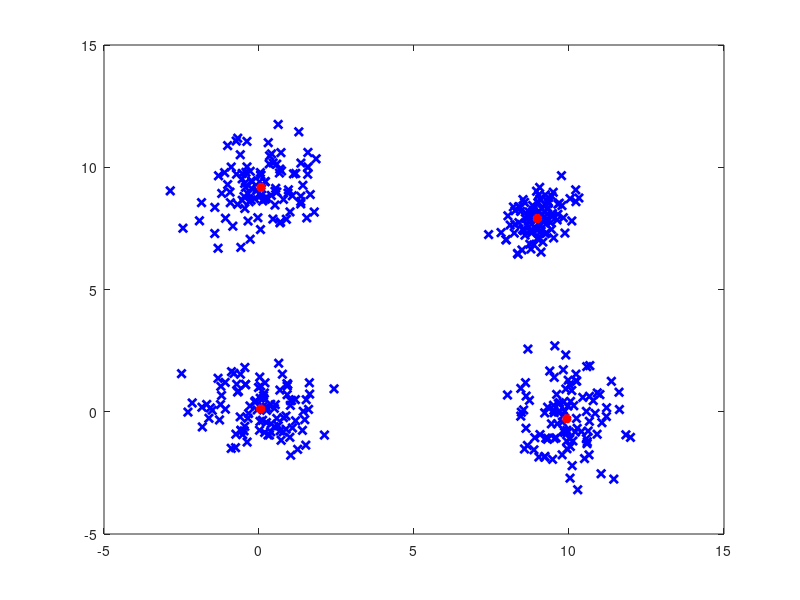
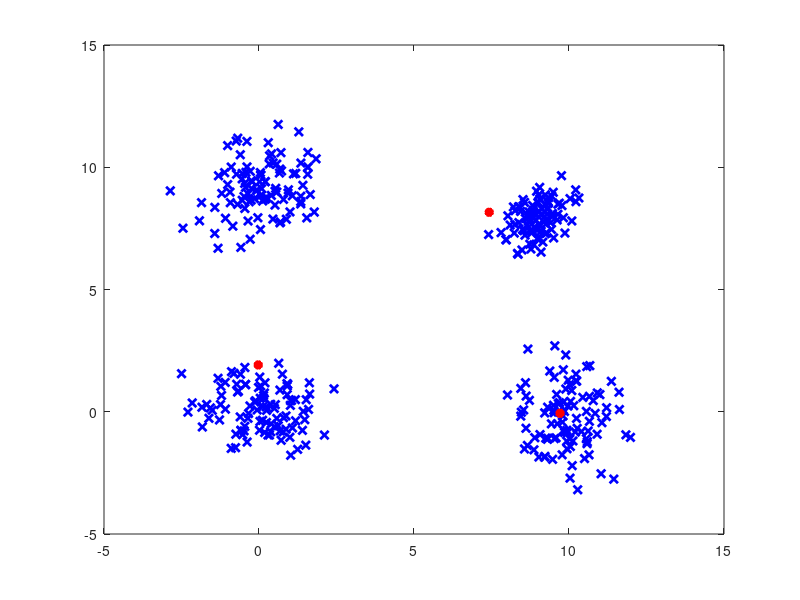
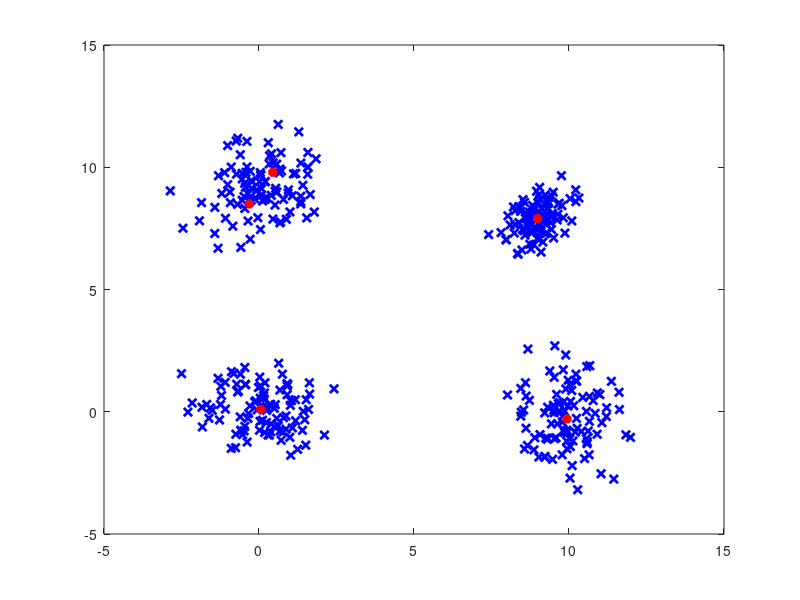

Write the MATLAB code that produced these figures, in order.
m1=[0;0];
m2=[10;0];
m3=[0;9];
m4=[9;8];
S1=eye(2);
S2=[1 0.2;0.2 1.5];
S3=[1 0.4;0.4 1.1];
S4=[0.3 0.2;0.2 0.5];

N=100;

randn('seed',0);

mat1=mvnrnd(m1,S1,N);
mat2=mvnrnd(m2,S2,N);
mat3=mvnrnd(m3,S3,N);
mat4=mvnrnd(m4,S4,N);
input_data=[mat1; mat2; mat3; mat4];

number_of_clusters = [4 3 5];
for cluster=number_of_clusters
   [cluster_centers, soft_partition, obj_fcn_history] = ...
     fcm (input_data, cluster, [NaN NaN NaN 0])

   ## Plot the data points in two dimensions (using features 1 & 2)
   ## as small blue x's.
   figure ('NumberTitle', 'off', 'Name', 'FCM Demo 2');
   for i = 1 : rows (input_data)
     plot (input_data(i, 1), input_data(i, 2), 'LineWidth', 2, ...
           'marker', 'x', 'color', 'b');
     hold on;
   endfor

   ## Plot the cluster centers in two dimensions
   ## (using features 1 & 2) as larger red *'s.
   for i = 1 : cluster
     plot (cluster_centers(i, 1), cluster_centers(i, 2), ...
           'LineWidth', 4, 'marker', '*', 'color', 'r');
     hold on;
   endfor

endfor


